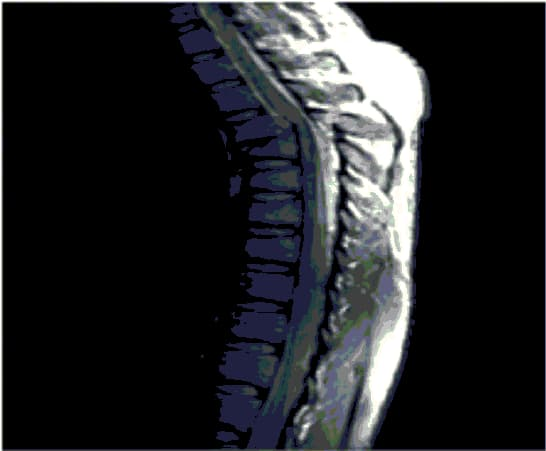
#> input picture dip lab1.jpg, 546 x 451 px
$ python diplab1.py   (older library calls are emulated)
#> lines starting #> are read from the running program, lines starting #| are printed output that depends on the picture; after the words box and inside, x2 and y2 are one past the last pixel; in counts of white or black regions, pixels touching at a corner belong together; long printed decimals are rounded
import cv2
import numpy as np
from matplotlib import pyplot as plt

# 1. Read and display the grayscale image
image_path = "dip lab1.jpg"  # Make sure the image is in the same folder
image = cv2.imread(image_path, cv2.IMREAD_GRAYSCALE)
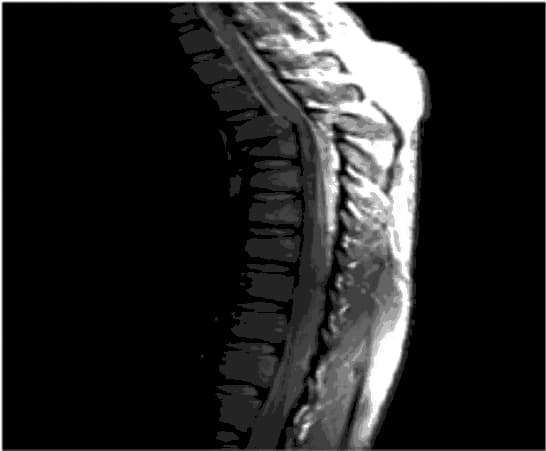
#> image: shape (451, 546); min 0, max 255, mean 36.3

if image is None:
    print("Error: Image not found. Make sure the path is correct.")
else:
    plt.figure("Original Image")
    plt.imshow(image, cmap='gray')
    plt.title("Original Grayscale Image")
    plt.axis("off")

    # 2. Convert to negative
    negative_image = 255 - image
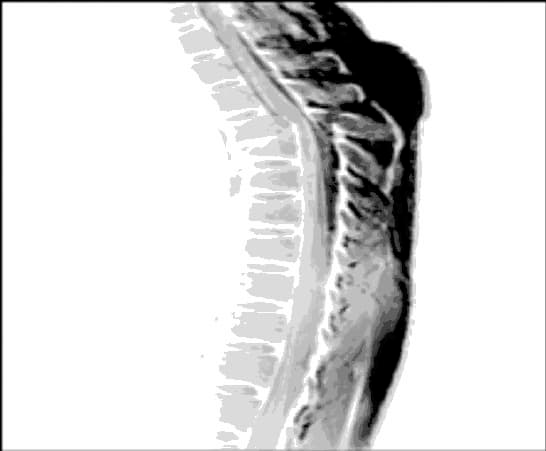
#> negative_image: shape (451, 546); min 0, max 255, mean 218.7
    plt.figure("Negative Image")
    plt.imshow(negative_image, cmap='gray')
    plt.title("Negative Image")
    plt.axis("off")

    # 3. Compute mean and median intensity values
    mean_intensity = np.mean(image)
#> mean_intensity = 36.33
    median_intensity = np.median(image)
#> median_intensity = 0
    print(f"Mean Intensity: {mean_intensity}")
#| Mean Intensity: 36.331
    print(f"Median Intensity: {median_intensity}")
#| Median Intensity: 0.0

    # 4. Threshold the image
    _, binary_image = cv2.threshold(image, 120, 255, cv2.THRESH_BINARY)
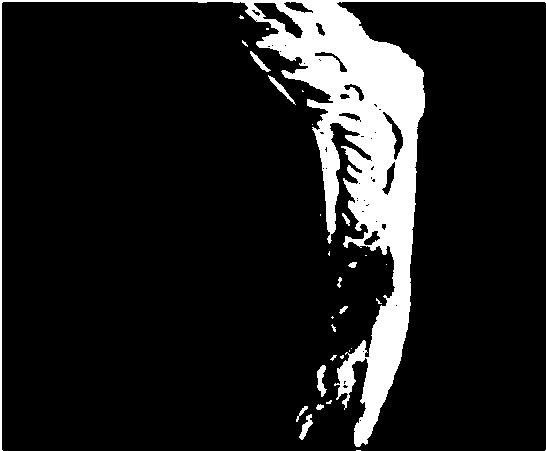
#> binary_image: shape (451, 546); 11.9% white; 30 white regions (19 under 20 px), largest, box (x1, y1, x2, y2) and area: (0, 0, 546, 451) 28449, (317, 365, 327, 397) 179, (268, 75, 296, 105) 146
    plt.figure("Thresholded Image")
    plt.imshow(binary_image, cmap='gray')
    plt.title("Binary Image (Threshold: 120)")
    plt.axis("off")

    # 5. Normalize intensities to [0.25, 0.75], then stretch to [0, 1]
    normalized_image = cv2.normalize(image, None, alpha=0.25, beta=0.75, norm_type=cv2.NORM_MINMAX, dtype=cv2.CV_32F)
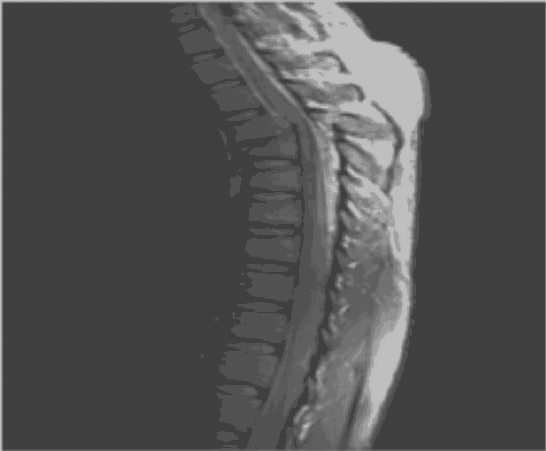
#> normalized_image: shape (451, 546) float32; min 0.25, max 0.75, mean 0.321
    stretched_image = (normalized_image - 0.25) / 0.5  # Mapping [0.25, 0.75] to [0, 1]
    stretched_image = np.clip(stretched_image, 0, 1)  # Ensure values are within [0, 1]

    plt.figure("Stretched Image")
    plt.imshow(stretched_image, cmap='gray')
    plt.title("Normalized and Stretched Image")
    plt.axis("off")

    # Show all plots
    plt.show()

$ run again, with lab2Brain1.pgm saved as dip lab1.jpg
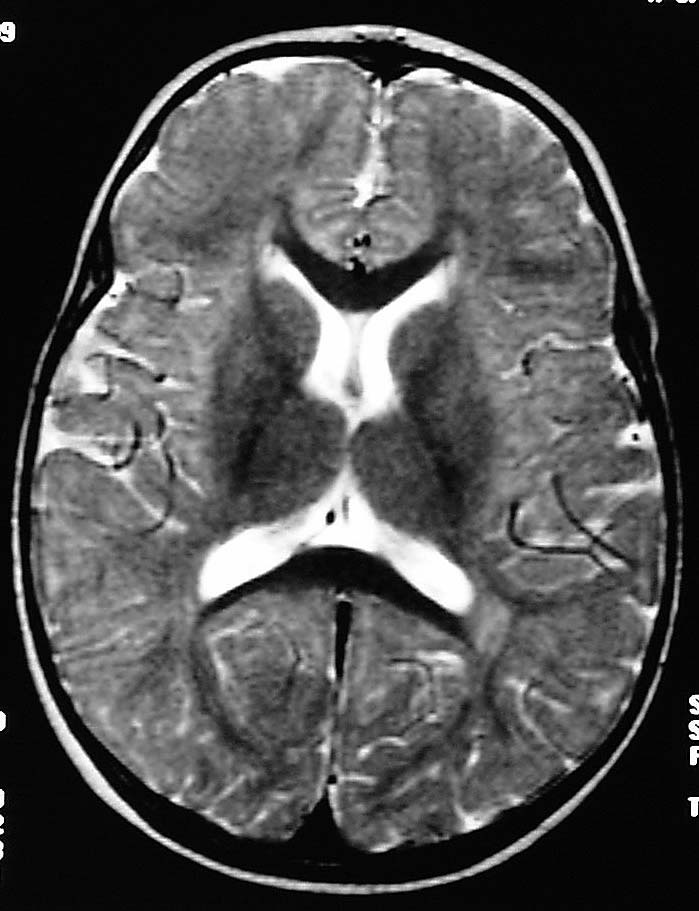
#> input picture lab2Brain1.pgm, 699 x 911 px
#> image is the input picture: shape (911, 699); min 0, max 255, mean 79.8
#> mean_intensity = 79.77
#> median_intensity = 81
#| Mean Intensity: 79.774
#| Median Intensity: 81.0
#> `_, binary_image = cv2.threshold(image, 120, 255, cv2.THRESH_BINARY)`:
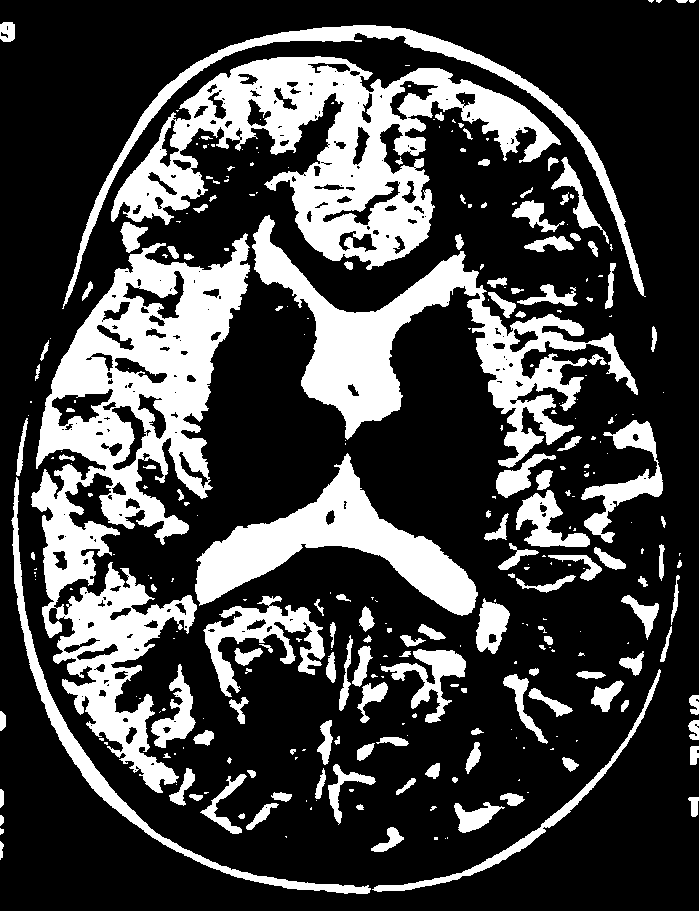
#> binary_image: shape (911, 699); 26.7% white; 307 white regions (164 under 20 px), largest, box (x1, y1, x2, y2) and area: (31, 233, 250, 793) 45466, (111, 56, 561, 270) 34277, (252, 215, 638, 468) 23264
#> `normalized_image = cv2.normalize(image, None, alpha=0.25, beta=0.75, n..`:
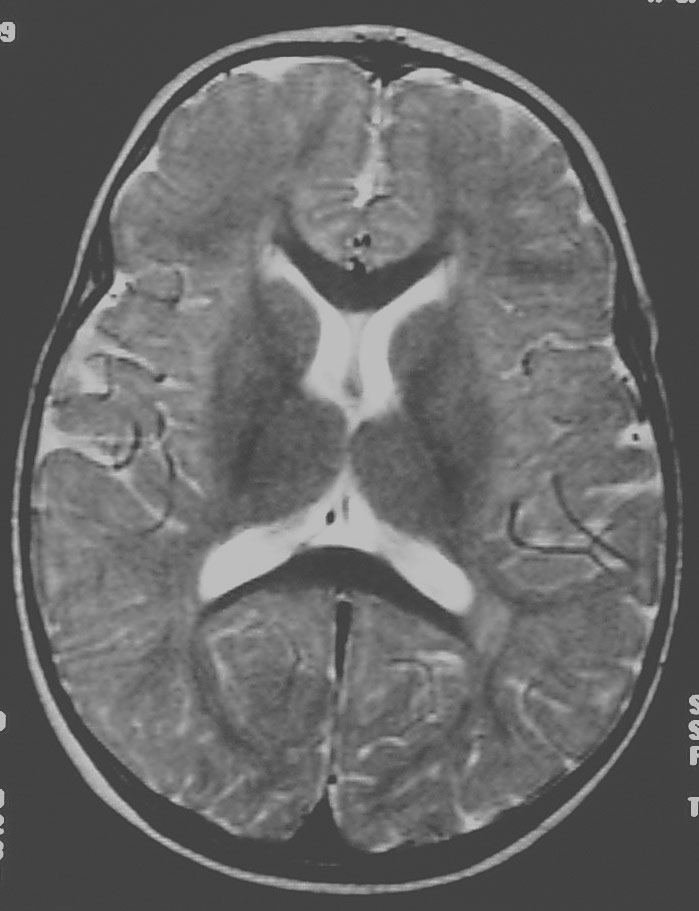
#> normalized_image: shape (911, 699) float32; min 0.25, max 0.75, mean 0.406

$ run again, with lab2Brain2.pgm saved as dip lab1.jpg
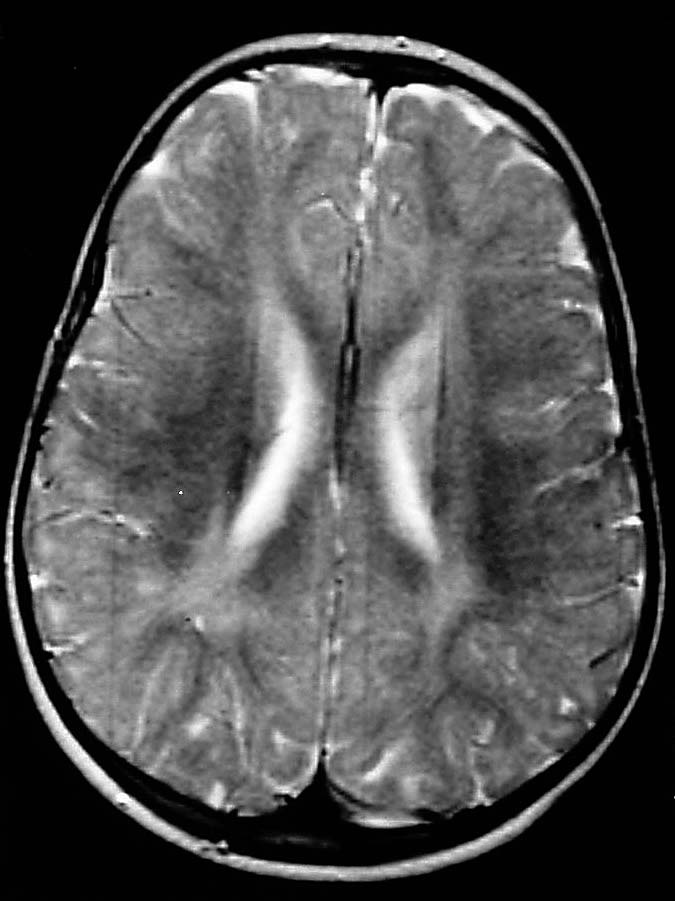
#> input picture lab2Brain2.pgm, 675 x 901 px
#> image is the input picture: shape (901, 675); min 0, max 255, mean 77.9
#> mean_intensity = 77.86
#> median_intensity = 88
#| Mean Intensity: 77.863
#| Median Intensity: 88.0
#> `_, binary_image = cv2.threshold(image, 120, 255, cv2.THRESH_BINARY)`:
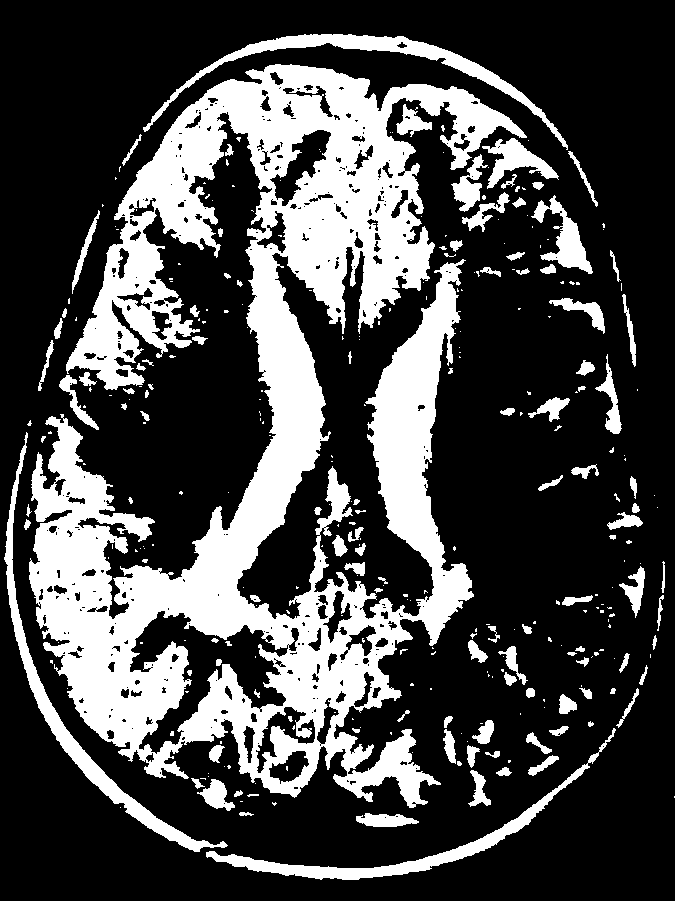
#> binary_image: shape (901, 675); 28.3% white; 320 white regions (202 under 20 px), largest, box (x1, y1, x2, y2) and area: (29, 64, 527, 808) 138463, (4, 432, 228, 852) 5125, (143, 34, 568, 150) 4693
#> `normalized_image = cv2.normalize(image, None, alpha=0.25, beta=0.75, n..`:
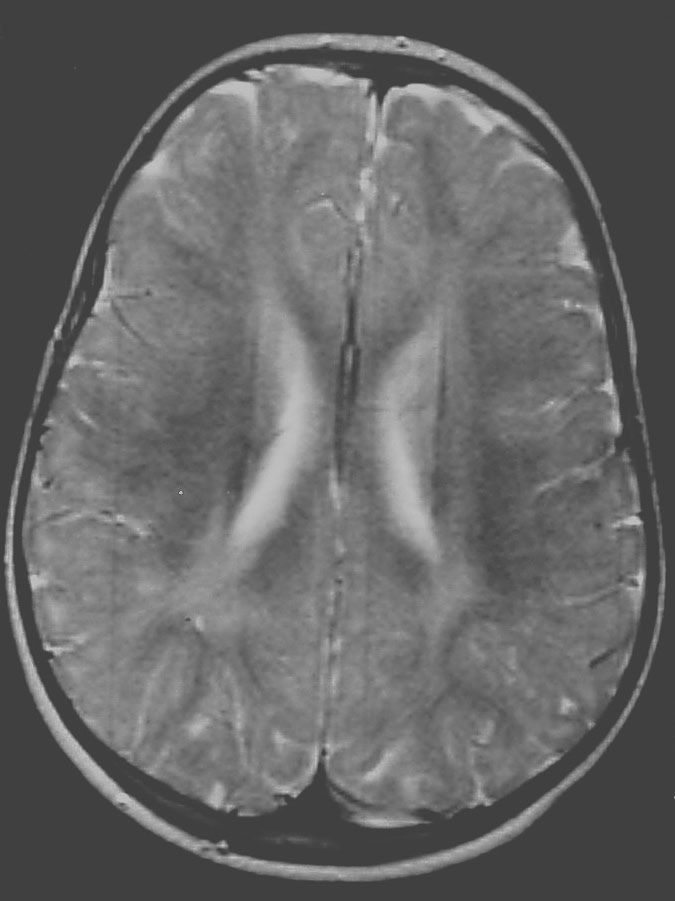
#> normalized_image: shape (901, 675) float32; min 0.25, max 0.75, mean 0.403
